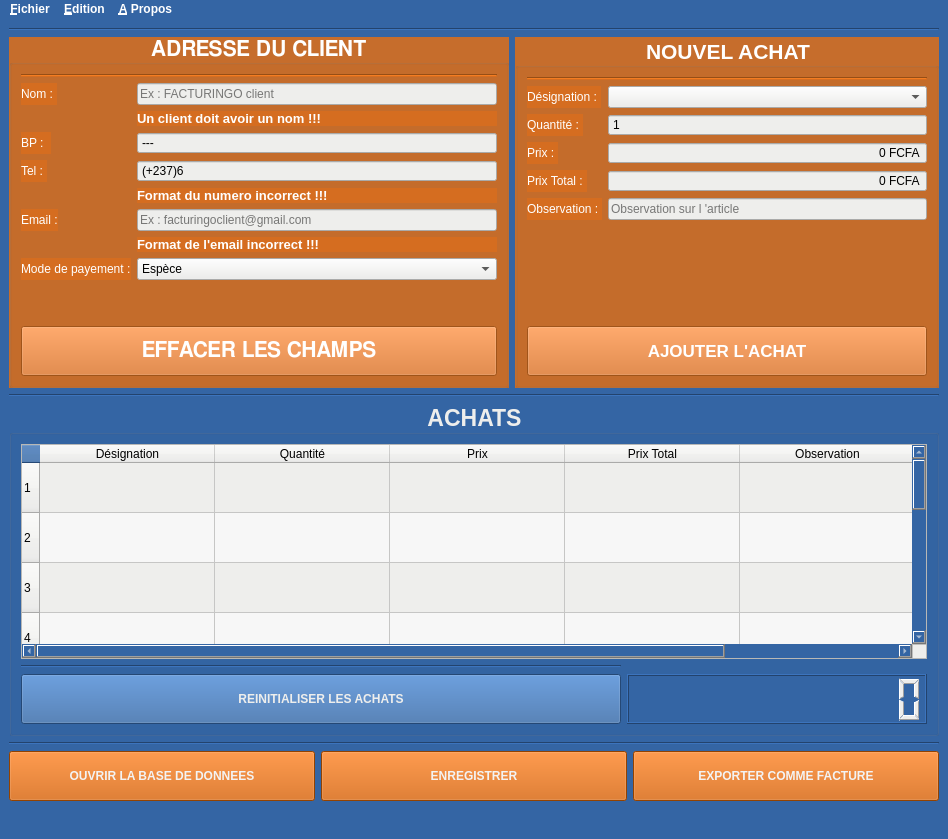
<?xml version="1.0" encoding="UTF-8"?>
<ui version="4.0">
 <class>MainWindow</class>
 <widget class="QMainWindow" name="MainWindow">
  <property name="geometry">
   <rect>
    <x>0</x>
    <y>0</y>
    <width>948</width>
    <height>839</height>
   </rect>
  </property>
  <property name="minimumSize">
   <size>
    <width>700</width>
    <height>500</height>
   </size>
  </property>
  <property name="maximumSize">
   <size>
    <width>999999</width>
    <height>999999</height>
   </size>
  </property>
  <property name="windowTitle">
   <string>FACTURINGO</string>
  </property>
  <property name="windowIcon">
   <iconset>
    <normaloff>ressources/F1-icon.png</normaloff>ressources/F1-icon.png</iconset>
  </property>
  <property name="styleSheet">
   <string notr="true">background-color: rgb(52, 101, 164);</string>
  </property>
  <widget class="QWidget" name="centralwidget">
   <layout class="QGridLayout" name="gridLayout_2">
    <item row="2" column="0" colspan="2">
     <widget class="Line" name="line">
      <property name="orientation">
       <enum>Qt::Horizontal</enum>
      </property>
     </widget>
    </item>
    <item row="1" column="0">
     <widget class="QGroupBox" name="groupBox">
      <property name="maximumSize">
       <size>
        <width>500</width>
        <height>16777215</height>
       </size>
      </property>
      <property name="font">
       <font>
        <family>FreeSans</family>
        <pointsize>16</pointsize>
        <weight>75</weight>
        <italic>false</italic>
        <bold>true</bold>
       </font>
      </property>
      <property name="styleSheet">
       <string notr="true">color: rgb(255, 255, 255);
background-color: rgba(215, 110, 30, 228);</string>
      </property>
      <property name="title">
       <string>ADRESSE DU CLIENT</string>
      </property>
      <property name="alignment">
       <set>Qt::AlignCenter</set>
      </property>
      <layout class="QGridLayout" name="gridLayout">
       <item row="3" column="0">
        <widget class="QPushButton" name="btn_reset_clt_values">
         <property name="minimumSize">
          <size>
           <width>0</width>
           <height>50</height>
          </size>
         </property>
         <property name="font">
          <font>
           <family>FreeSans</family>
           <pointsize>16</pointsize>
           <weight>75</weight>
           <italic>false</italic>
           <bold>true</bold>
          </font>
         </property>
         <property name="text">
          <string>EFFACER LES CHAMPS</string>
         </property>
         <property name="icon">
          <iconset>
           <normaloff>ressources/Clear-icon.png</normaloff>ressources/Clear-icon.png</iconset>
         </property>
         <property name="iconSize">
          <size>
           <width>32</width>
           <height>32</height>
          </size>
         </property>
         <property name="shortcut">
          <string>Ctrl+Shift+W</string>
         </property>
        </widget>
       </item>
       <item row="0" column="0">
        <widget class="Line" name="line_6">
         <property name="orientation">
          <enum>Qt::Horizontal</enum>
         </property>
        </widget>
       </item>
       <item row="1" column="0">
        <layout class="QFormLayout" name="formLayout">
         <item row="0" column="0">
          <widget class="QLabel" name="nomLabel">
           <property name="text">
            <string>Nom : </string>
           </property>
          </widget>
         </item>
         <item row="0" column="1">
          <widget class="QLineEdit" name="nomLineEdit">
           <property name="styleSheet">
            <string notr="true">background-color: rgb(238, 238, 236);
color: rgb(0, 0, 0);</string>
           </property>
           <property name="placeholderText">
            <string>Ex : FACTURINGO client </string>
           </property>
          </widget>
         </item>
         <item row="2" column="0">
          <widget class="QLabel" name="bPLabel">
           <property name="text">
            <string>BP :  </string>
           </property>
          </widget>
         </item>
         <item row="2" column="1">
          <widget class="QSpinBox" name="bPSpinBox">
           <property name="styleSheet">
            <string notr="true">background-color: rgb(238, 238, 236);
color: rgb(0, 0, 0);</string>
           </property>
           <property name="buttonSymbols">
            <enum>QAbstractSpinBox::NoButtons</enum>
           </property>
           <property name="specialValueText">
            <string>---</string>
           </property>
           <property name="maximum">
            <number>9999</number>
           </property>
          </widget>
         </item>
         <item row="3" column="0">
          <widget class="QLabel" name="telLabel">
           <property name="text">
            <string>Tel : </string>
           </property>
          </widget>
         </item>
         <item row="3" column="1">
          <widget class="QSpinBox" name="telSpinBox">
           <property name="styleSheet">
            <string notr="true">background-color: rgb(238, 238, 236);
color: rgb(0, 0, 0);</string>
           </property>
           <property name="buttonSymbols">
            <enum>QAbstractSpinBox::NoButtons</enum>
           </property>
           <property name="specialValueText">
            <string/>
           </property>
           <property name="showGroupSeparator" stdset="0">
            <bool>false</bool>
           </property>
           <property name="suffix">
            <string/>
           </property>
           <property name="prefix">
            <string>(+237)</string>
           </property>
           <property name="maximum">
            <number>999999999</number>
           </property>
           <property name="value">
            <number>6</number>
           </property>
          </widget>
         </item>
         <item row="5" column="0">
          <widget class="QLabel" name="faxLabel">
           <property name="text">
            <string>Email :</string>
           </property>
          </widget>
         </item>
         <item row="5" column="1">
          <widget class="QLineEdit" name="emailLineEdit">
           <property name="styleSheet">
            <string notr="true">background-color: rgb(238, 238, 236);
color: rgb(0, 0, 0);</string>
           </property>
           <property name="text">
            <string/>
           </property>
           <property name="placeholderText">
            <string>Ex : facturingoclient@gmail.com</string>
           </property>
          </widget>
         </item>
         <item row="7" column="0">
          <widget class="QLabel" name="modeDePayementLabel">
           <property name="text">
            <string>Mode de payement :</string>
           </property>
          </widget>
         </item>
         <item row="7" column="1">
          <widget class="QComboBox" name="modeDePayementComboBox">
           <property name="styleSheet">
            <string notr="true">background-color: rgb(238, 238, 236);
color: rgb(0, 0, 0);</string>
           </property>
           <item>
            <property name="text">
             <string>Espèce</string>
            </property>
           </item>
           <item>
            <property name="text">
             <string>Bancaire</string>
            </property>
           </item>
           <item>
            <property name="text">
             <string>MTN MOMO</string>
            </property>
           </item>
           <item>
            <property name="text">
             <string>Oange Money</string>
            </property>
           </item>
          </widget>
         </item>
         <item row="1" column="1">
          <widget class="QLabel" name="lb_alert_nom">
           <property name="font">
            <font>
             <pointsize>10</pointsize>
             <weight>75</weight>
             <bold>true</bold>
            </font>
           </property>
           <property name="text">
            <string>Un client doit avoir un nom !!!</string>
           </property>
          </widget>
         </item>
         <item row="4" column="1">
          <widget class="QLabel" name="lb_alert_num">
           <property name="font">
            <font>
             <pointsize>10</pointsize>
             <weight>75</weight>
             <bold>true</bold>
            </font>
           </property>
           <property name="text">
            <string>Format du numero incorrect !!!</string>
           </property>
          </widget>
         </item>
         <item row="6" column="1">
          <widget class="QLabel" name="lb_alert_email">
           <property name="font">
            <font>
             <pointsize>10</pointsize>
             <weight>75</weight>
             <bold>true</bold>
            </font>
           </property>
           <property name="text">
            <string>Format de l'email incorrect !!!</string>
           </property>
          </widget>
         </item>
        </layout>
       </item>
       <item row="2" column="0">
        <spacer name="verticalSpacer">
         <property name="orientation">
          <enum>Qt::Vertical</enum>
         </property>
         <property name="sizeType">
          <enum>QSizePolicy::Fixed</enum>
         </property>
         <property name="sizeHint" stdset="0">
          <size>
           <width>20</width>
           <height>40</height>
          </size>
         </property>
        </spacer>
       </item>
      </layout>
     </widget>
    </item>
    <item row="5" column="0" colspan="2">
     <layout class="QHBoxLayout" name="horizontalLayout">
      <item>
       <widget class="QPushButton" name="btn_open_database">
        <property name="minimumSize">
         <size>
          <width>0</width>
          <height>50</height>
         </size>
        </property>
        <property name="font">
         <font>
          <weight>75</weight>
          <bold>true</bold>
         </font>
        </property>
        <property name="styleSheet">
         <string notr="true">color: rgb(243, 243, 243);
background-color: rgb(206, 92, 0);</string>
        </property>
        <property name="text">
         <string>     OUVRIR LA BASE DE DONNEES     </string>
        </property>
        <property name="shortcut">
         <string>Ctrl+Shift+X</string>
        </property>
       </widget>
      </item>
      <item>
       <widget class="QPushButton" name="btn_save">
        <property name="minimumSize">
         <size>
          <width>0</width>
          <height>50</height>
         </size>
        </property>
        <property name="font">
         <font>
          <weight>75</weight>
          <bold>true</bold>
         </font>
        </property>
        <property name="styleSheet">
         <string notr="true">color: rgb(243, 243, 243);
background-color: rgb(206, 92, 0);</string>
        </property>
        <property name="text">
         <string>     ENREGISTRER     </string>
        </property>
        <property name="icon">
         <iconset>
          <normaloff>ressources/Floppy-Small-icon.png</normaloff>ressources/Floppy-Small-icon.png</iconset>
        </property>
        <property name="iconSize">
         <size>
          <width>32</width>
          <height>32</height>
         </size>
        </property>
        <property name="shortcut">
         <string>Ctrl+S</string>
        </property>
       </widget>
      </item>
      <item>
       <widget class="QPushButton" name="btn_export">
        <property name="minimumSize">
         <size>
          <width>0</width>
          <height>50</height>
         </size>
        </property>
        <property name="font">
         <font>
          <weight>75</weight>
          <bold>true</bold>
         </font>
        </property>
        <property name="styleSheet">
         <string notr="true">color: rgb(243, 243, 243);
background-color: rgb(206, 92, 0);</string>
        </property>
        <property name="text">
         <string>     EXPORTER COMME FACTURE     </string>
        </property>
        <property name="shortcut">
         <string>Ctrl+E</string>
        </property>
       </widget>
      </item>
     </layout>
    </item>
    <item row="4" column="0" colspan="2">
     <widget class="Line" name="line_4">
      <property name="orientation">
       <enum>Qt::Horizontal</enum>
      </property>
     </widget>
    </item>
    <item row="1" column="1">
     <widget class="QGroupBox" name="groupBox_3">
      <property name="maximumSize">
       <size>
        <width>600</width>
        <height>16777215</height>
       </size>
      </property>
      <property name="font">
       <font>
        <pointsize>16</pointsize>
        <weight>75</weight>
        <bold>true</bold>
       </font>
      </property>
      <property name="styleSheet">
       <string notr="true">color: rgb(255, 255, 255);
background-color: rgba(215, 110, 30, 228);</string>
      </property>
      <property name="title">
       <string>NOUVEL ACHAT</string>
      </property>
      <property name="alignment">
       <set>Qt::AlignCenter</set>
      </property>
      <layout class="QGridLayout" name="gridLayout_4">
       <item row="2" column="0" colspan="2">
        <widget class="QPushButton" name="btn_ajouter_achat">
         <property name="minimumSize">
          <size>
           <width>0</width>
           <height>50</height>
          </size>
         </property>
         <property name="font">
          <font>
           <pointsize>13</pointsize>
           <weight>75</weight>
           <bold>true</bold>
          </font>
         </property>
         <property name="text">
          <string>AJOUTER L'ACHAT</string>
         </property>
         <property name="shortcut">
          <string>Ctrl++</string>
         </property>
        </widget>
       </item>
       <item row="0" column="0" colspan="2">
        <widget class="Line" name="line_7">
         <property name="orientation">
          <enum>Qt::Horizontal</enum>
         </property>
        </widget>
       </item>
       <item row="1" column="0" colspan="2">
        <layout class="QFormLayout" name="formLayout_2">
         <item row="0" column="0">
          <widget class="QLabel" name="articleLabel_2">
           <property name="text">
            <string>Désignation : </string>
           </property>
          </widget>
         </item>
         <item row="0" column="1">
          <widget class="QComboBox" name="articleComboBox">
           <property name="styleSheet">
            <string notr="true">background-color: rgb(238, 238, 236);
color: rgb(0, 0, 0);</string>
           </property>
           <property name="editable">
            <bool>false</bool>
           </property>
           <property name="maxVisibleItems">
            <number>15</number>
           </property>
           <property name="sizeAdjustPolicy">
            <enum>QComboBox::AdjustToContents</enum>
           </property>
          </widget>
         </item>
         <item row="1" column="0">
          <widget class="QLabel" name="quantitLabel">
           <property name="text">
            <string>Quantité : </string>
           </property>
          </widget>
         </item>
         <item row="1" column="1">
          <widget class="QSpinBox" name="quantitSpinBox">
           <property name="styleSheet">
            <string notr="true">background-color: rgb(238, 238, 236);
color: rgb(0, 0, 0);</string>
           </property>
           <property name="alignment">
            <set>Qt::AlignLeading|Qt::AlignLeft|Qt::AlignVCenter</set>
           </property>
           <property name="buttonSymbols">
            <enum>QAbstractSpinBox::NoButtons</enum>
           </property>
           <property name="showGroupSeparator" stdset="0">
            <bool>true</bool>
           </property>
           <property name="maximum">
            <number>99999</number>
           </property>
           <property name="stepType">
            <enum>QAbstractSpinBox::DefaultStepType</enum>
           </property>
           <property name="value">
            <number>1</number>
           </property>
          </widget>
         </item>
         <item row="2" column="0">
          <widget class="QLabel" name="prixLabel">
           <property name="text">
            <string>Prix : </string>
           </property>
          </widget>
         </item>
         <item row="2" column="1">
          <widget class="QSpinBox" name="prixSpinBox">
           <property name="styleSheet">
            <string notr="true">background-color: rgb(238, 238, 236);
color: rgb(0, 0, 0);</string>
           </property>
           <property name="alignment">
            <set>Qt::AlignRight|Qt::AlignTrailing|Qt::AlignVCenter</set>
           </property>
           <property name="readOnly">
            <bool>true</bool>
           </property>
           <property name="buttonSymbols">
            <enum>QAbstractSpinBox::NoButtons</enum>
           </property>
           <property name="showGroupSeparator" stdset="0">
            <bool>true</bool>
           </property>
           <property name="suffix">
            <string> FCFA</string>
           </property>
           <property name="maximum">
            <number>999999999</number>
           </property>
          </widget>
         </item>
         <item row="3" column="0">
          <widget class="QLabel" name="prixTotalLabel">
           <property name="text">
            <string>Prix Total : </string>
           </property>
          </widget>
         </item>
         <item row="3" column="1">
          <widget class="QSpinBox" name="prixTotalSpinBox">
           <property name="styleSheet">
            <string notr="true">background-color: rgb(238, 238, 236);
color: rgb(0, 0, 0);</string>
           </property>
           <property name="alignment">
            <set>Qt::AlignRight|Qt::AlignTrailing|Qt::AlignVCenter</set>
           </property>
           <property name="readOnly">
            <bool>true</bool>
           </property>
           <property name="buttonSymbols">
            <enum>QAbstractSpinBox::NoButtons</enum>
           </property>
           <property name="showGroupSeparator" stdset="0">
            <bool>true</bool>
           </property>
           <property name="suffix">
            <string> FCFA</string>
           </property>
           <property name="prefix">
            <string/>
           </property>
           <property name="maximum">
            <number>999999999</number>
           </property>
          </widget>
         </item>
         <item row="4" column="0">
          <widget class="QLabel" name="label">
           <property name="text">
            <string>Observation : </string>
           </property>
          </widget>
         </item>
         <item row="4" column="1">
          <widget class="QLineEdit" name="obs_edit">
           <property name="styleSheet">
            <string notr="true">background-color: rgb(238, 238, 236);
color: rgb(0, 0, 0);</string>
           </property>
           <property name="placeholderText">
            <string>Observation sur l 'article</string>
           </property>
          </widget>
         </item>
        </layout>
       </item>
      </layout>
     </widget>
    </item>
    <item row="0" column="0" colspan="2">
     <widget class="Line" name="line_2">
      <property name="orientation">
       <enum>Qt::Horizontal</enum>
      </property>
     </widget>
    </item>
    <item row="3" column="0" colspan="2">
     <widget class="QGroupBox" name="groupBox_2">
      <property name="font">
       <font>
        <pointsize>17</pointsize>
        <weight>75</weight>
        <bold>true</bold>
       </font>
      </property>
      <property name="styleSheet">
       <string notr="true">color: rgb(238, 238, 236);</string>
      </property>
      <property name="title">
       <string>ACHATS</string>
      </property>
      <property name="alignment">
       <set>Qt::AlignCenter</set>
      </property>
      <layout class="QGridLayout" name="gridLayout_3">
       <item row="1" column="1" colspan="2">
        <widget class="Line" name="line_3">
         <property name="orientation">
          <enum>Qt::Horizontal</enum>
         </property>
        </widget>
       </item>
       <item row="2" column="1" colspan="2">
        <widget class="QPushButton" name="btn_rein">
         <property name="minimumSize">
          <size>
           <width>0</width>
           <height>50</height>
          </size>
         </property>
         <property name="font">
          <font>
           <weight>75</weight>
           <bold>true</bold>
          </font>
         </property>
         <property name="text">
          <string>REINITIALISER LES ACHATS</string>
         </property>
         <property name="icon">
          <iconset>
           <normaloff>ressources/Clear-icon.png</normaloff>ressources/Clear-icon.png</iconset>
         </property>
         <property name="iconSize">
          <size>
           <width>32</width>
           <height>32</height>
          </size>
         </property>
         <property name="shortcut">
          <string>Ctrl+Shift+A</string>
         </property>
        </widget>
       </item>
       <item row="0" column="1" colspan="3">
        <widget class="QTableWidget" name="table_achats">
         <property name="enabled">
          <bool>true</bool>
         </property>
         <property name="font">
          <font>
           <pointsize>13</pointsize>
           <weight>75</weight>
           <bold>true</bold>
          </font>
         </property>
         <property name="layoutDirection">
          <enum>Qt::LeftToRight</enum>
         </property>
         <property name="autoFillBackground">
          <bool>false</bool>
         </property>
         <property name="styleSheet">
          <string notr="true">color: rgb(0, 0, 0);
background-color: rgb(238, 238, 236);
</string>
         </property>
         <property name="locale">
          <locale language="French" country="France"/>
         </property>
         <property name="lineWidth">
          <number>1</number>
         </property>
         <property name="midLineWidth">
          <number>0</number>
         </property>
         <property name="editTriggers">
          <set>QAbstractItemView::NoEditTriggers</set>
         </property>
         <property name="alternatingRowColors">
          <bool>true</bool>
         </property>
         <property name="showGrid">
          <bool>true</bool>
         </property>
         <property name="gridStyle">
          <enum>Qt::CustomDashLine</enum>
         </property>
         <property name="sortingEnabled">
          <bool>true</bool>
         </property>
         <property name="wordWrap">
          <bool>false</bool>
         </property>
         <property name="cornerButtonEnabled">
          <bool>true</bool>
         </property>
         <property name="rowCount">
          <number>10</number>
         </property>
         <attribute name="horizontalHeaderVisible">
          <bool>true</bool>
         </attribute>
         <attribute name="horizontalHeaderCascadingSectionResizes">
          <bool>false</bool>
         </attribute>
         <attribute name="horizontalHeaderMinimumSectionSize">
          <number>5</number>
         </attribute>
         <attribute name="horizontalHeaderDefaultSectionSize">
          <number>175</number>
         </attribute>
         <attribute name="horizontalHeaderHighlightSections">
          <bool>true</bool>
         </attribute>
         <attribute name="horizontalHeaderShowSortIndicator" stdset="0">
          <bool>false</bool>
         </attribute>
         <attribute name="horizontalHeaderStretchLastSection">
          <bool>true</bool>
         </attribute>
         <attribute name="verticalHeaderCascadingSectionResizes">
          <bool>false</bool>
         </attribute>
         <attribute name="verticalHeaderDefaultSectionSize">
          <number>50</number>
         </attribute>
         <attribute name="verticalHeaderShowSortIndicator" stdset="0">
          <bool>false</bool>
         </attribute>
         <attribute name="verticalHeaderStretchLastSection">
          <bool>true</bool>
         </attribute>
         <row/>
         <row/>
         <row/>
         <row/>
         <row/>
         <row/>
         <row/>
         <row/>
         <row/>
         <row/>
         <column>
          <property name="text">
           <string>Désignation</string>
          </property>
         </column>
         <column>
          <property name="text">
           <string>Quantité</string>
          </property>
         </column>
         <column>
          <property name="text">
           <string>Prix</string>
          </property>
         </column>
         <column>
          <property name="text">
           <string>Prix Total</string>
          </property>
         </column>
         <column>
          <property name="text">
           <string>Observation</string>
          </property>
         </column>
         <item row="0" column="1">
          <property name="text">
           <string/>
          </property>
         </item>
        </widget>
       </item>
       <item row="2" column="3">
        <widget class="QLCDNumber" name="lcdNumber">
         <property name="autoFillBackground">
          <bool>false</bool>
         </property>
         <property name="smallDecimalPoint">
          <bool>false</bool>
         </property>
         <property name="digitCount">
          <number>12</number>
         </property>
         <property name="mode">
          <enum>QLCDNumber::Dec</enum>
         </property>
         <property name="segmentStyle">
          <enum>QLCDNumber::Filled</enum>
         </property>
         <property name="intValue" stdset="0">
          <number>0</number>
         </property>
        </widget>
       </item>
      </layout>
     </widget>
    </item>
   </layout>
  </widget>
  <widget class="QMenuBar" name="menubar">
   <property name="geometry">
    <rect>
     <x>0</x>
     <y>0</y>
     <width>948</width>
     <height>22</height>
    </rect>
   </property>
   <property name="font">
    <font>
     <weight>75</weight>
     <bold>true</bold>
    </font>
   </property>
   <property name="styleSheet">
    <string notr="true">color: rgb(255, 255, 255);
selection-background-color: rgb(238, 238, 236);
selection-color: rgb(52, 101, 164);</string>
   </property>
   <widget class="QMenu" name="menuFichier">
    <property name="title">
     <string>&amp;Fichier</string>
    </property>
    <addaction name="actionNouveau"/>
    <addaction name="actionOuvrir"/>
    <addaction name="separator"/>
    <addaction name="separator"/>
    <addaction name="actionEnregistrer_3"/>
    <addaction name="actionExporter_en_facture"/>
    <addaction name="separator"/>
    <addaction name="actionQuitter"/>
   </widget>
   <widget class="QMenu" name="menuEdition">
    <property name="title">
     <string>&amp;Edition</string>
    </property>
    <addaction name="actionArri_re"/>
    <addaction name="actionAvancer"/>
    <addaction name="separator"/>
    <addaction name="actionCopier"/>
    <addaction name="actionCouper"/>
    <addaction name="actionColler"/>
    <addaction name="separator"/>
   </widget>
   <widget class="QMenu" name="menuAide">
    <property name="title">
     <string>&amp;A Propos</string>
    </property>
    <addaction name="actionContacter_le_developpeur"/>
    <addaction name="separator"/>
    <addaction name="actionA_propos_de_FACTURINGO"/>
    <addaction name="actionLire_la_docu_mentation"/>
   </widget>
   <addaction name="menuFichier"/>
   <addaction name="menuEdition"/>
   <addaction name="menuAide"/>
  </widget>
  <widget class="QStatusBar" name="statusBar">
   <property name="font">
    <font>
     <pointsize>15</pointsize>
     <weight>75</weight>
     <bold>true</bold>
    </font>
   </property>
   <property name="styleSheet">
    <string notr="true">color: rgb(204, 0, 0);</string>
   </property>
  </widget>
  <action name="actionNouveau">
   <property name="text">
    <string>&amp;Nouveau client</string>
   </property>
   <property name="shortcut">
    <string>Ctrl+N</string>
   </property>
  </action>
  <action name="actionOuvrir">
   <property name="icon">
    <iconset>
     <normaloff>ressources/Folder-Open-icon.png</normaloff>ressources/Folder-Open-icon.png</iconset>
   </property>
   <property name="text">
    <string>&amp;Ouvrir facture</string>
   </property>
   <property name="shortcut">
    <string>Ctrl+O</string>
   </property>
  </action>
  <action name="actionEnregistrer">
   <property name="text">
    <string>Enregistrer</string>
   </property>
  </action>
  <action name="actionEnregistrer_2">
   <property name="text">
    <string>Enregistrer sous</string>
   </property>
  </action>
  <action name="actionQuitter">
   <property name="icon">
    <iconset>
     <normaloff>ressources/Actions-window-close-icon.png</normaloff>ressources/Actions-window-close-icon.png</iconset>
   </property>
   <property name="text">
    <string>&amp;Quitter</string>
   </property>
   <property name="shortcut">
    <string>Ctrl+Q</string>
   </property>
  </action>
  <action name="actionArri_re">
   <property name="text">
    <string>&amp;Retour</string>
   </property>
   <property name="shortcut">
    <string>Ctrl+Z</string>
   </property>
  </action>
  <action name="actionAvancer">
   <property name="text">
    <string>&amp;Avancer</string>
   </property>
   <property name="shortcut">
    <string>Ctrl+Shift+Z</string>
   </property>
  </action>
  <action name="actionCopier">
   <property name="text">
    <string>&amp;Copier</string>
   </property>
   <property name="shortcut">
    <string>Ctrl+C</string>
   </property>
  </action>
  <action name="actionCouper">
   <property name="text">
    <string>Co&amp;uper</string>
   </property>
   <property name="shortcut">
    <string>Ctrl+X</string>
   </property>
  </action>
  <action name="actionColler">
   <property name="text">
    <string>Co&amp;l&amp;ler</string>
   </property>
   <property name="shortcut">
    <string>Ctrl+V</string>
   </property>
  </action>
  <action name="actionContacter_le_developpeur">
   <property name="icon">
    <iconset>
     <normaloff>../ressources/ico.png</normaloff>../ressources/ico.png</iconset>
   </property>
   <property name="text">
    <string>Contacter le &amp;developpeur</string>
   </property>
  </action>
  <action name="actionEnregistrer_3">
   <property name="icon">
    <iconset>
     <normaloff>ressources/Floppy-Small-icon.png</normaloff>ressources/Floppy-Small-icon.png</iconset>
   </property>
   <property name="text">
    <string>&amp;Enregistrer</string>
   </property>
  </action>
  <action name="actionExporter_en_facture">
   <property name="text">
    <string>Exporter en &amp;facture</string>
   </property>
  </action>
  <action name="actionA_propos_de_FACTURINGO">
   <property name="text">
    <string>A propos de &amp;FACTURINGO</string>
   </property>
  </action>
  <action name="actionLire_la_docu_mentation">
   <property name="text">
    <string>Lire la docu&amp;mentation</string>
   </property>
  </action>
 </widget>
 <resources/>
 <connections/>
</ui>
